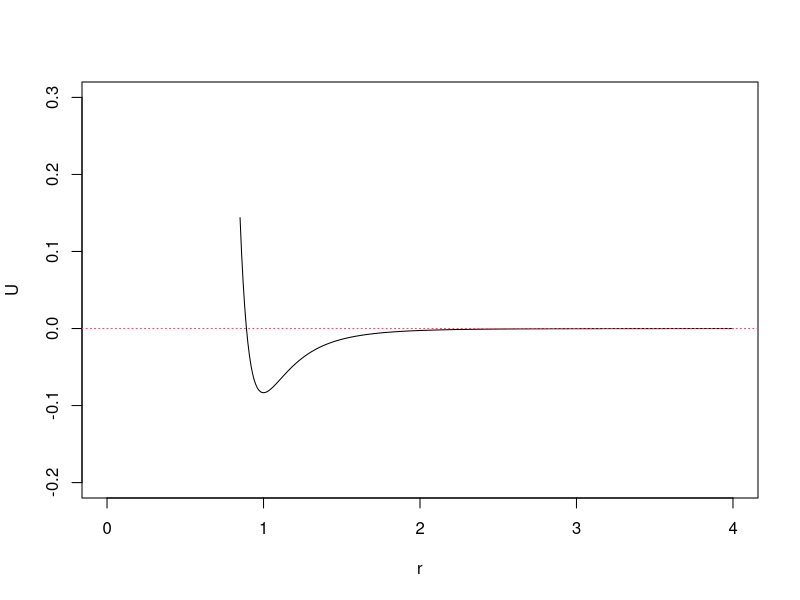
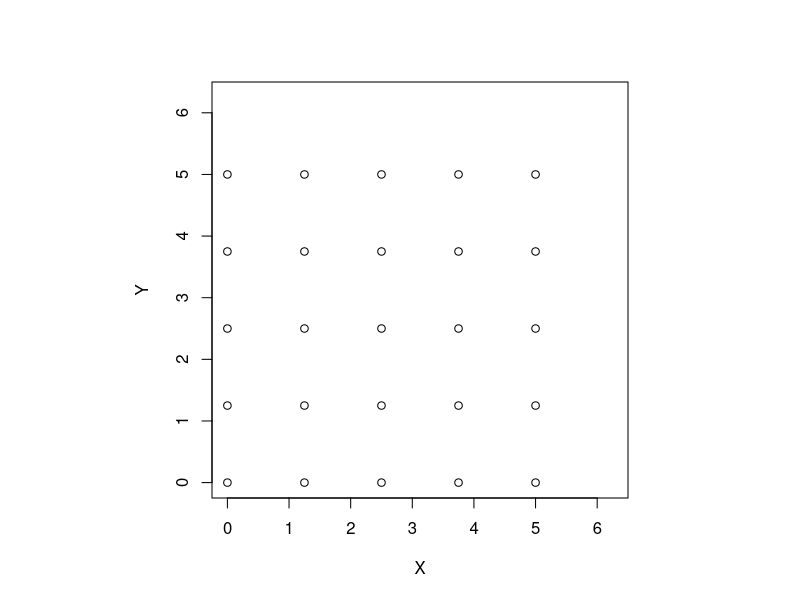
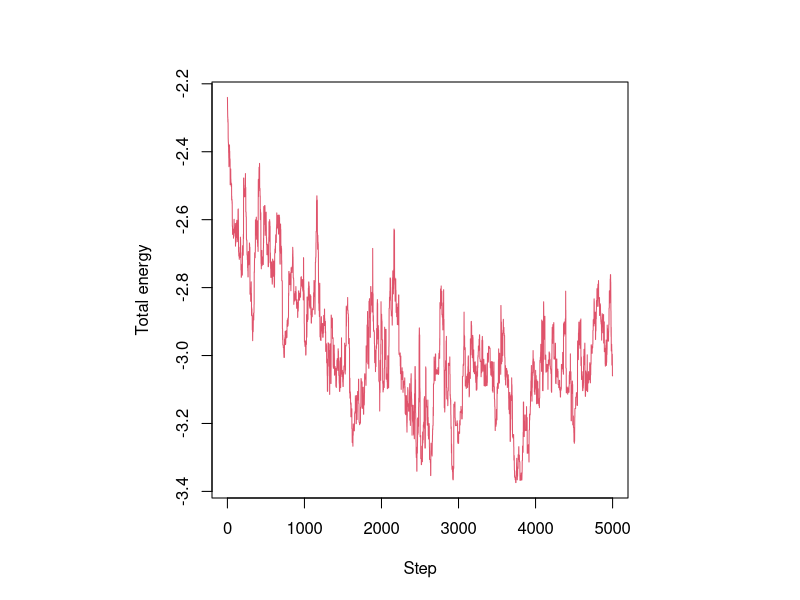
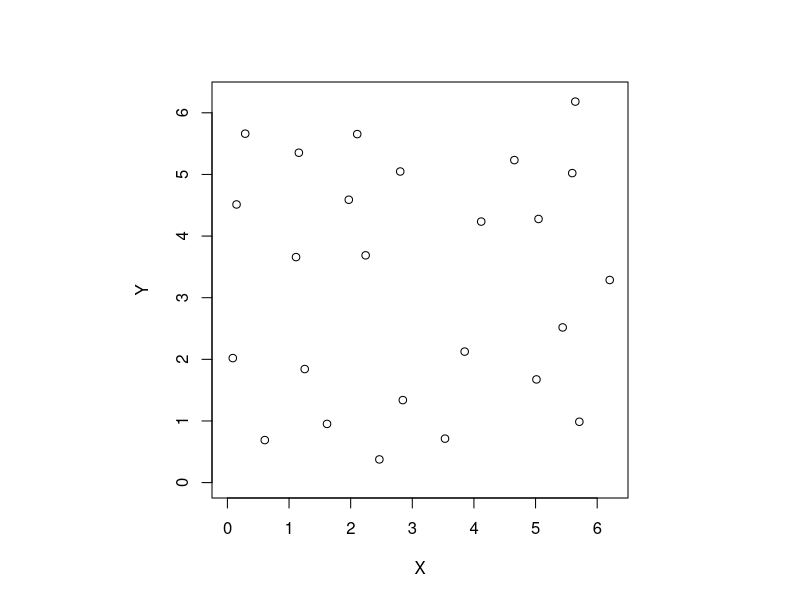
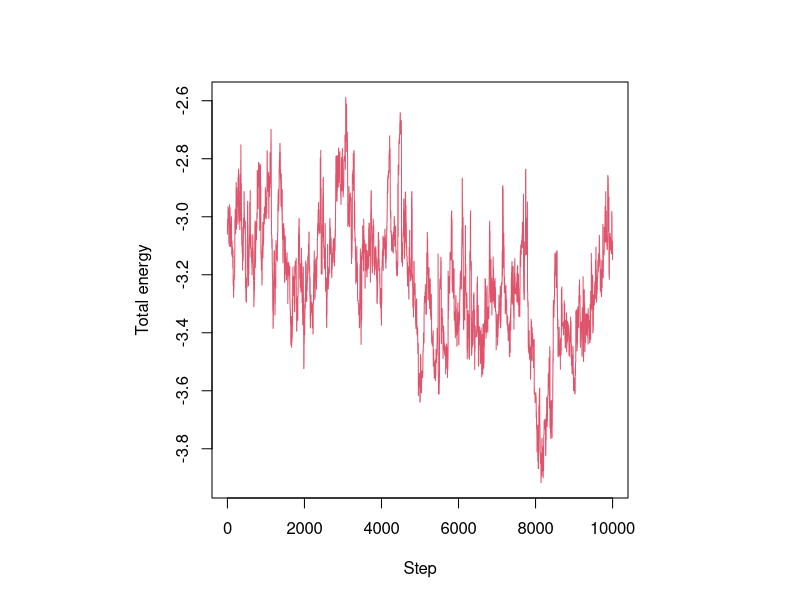
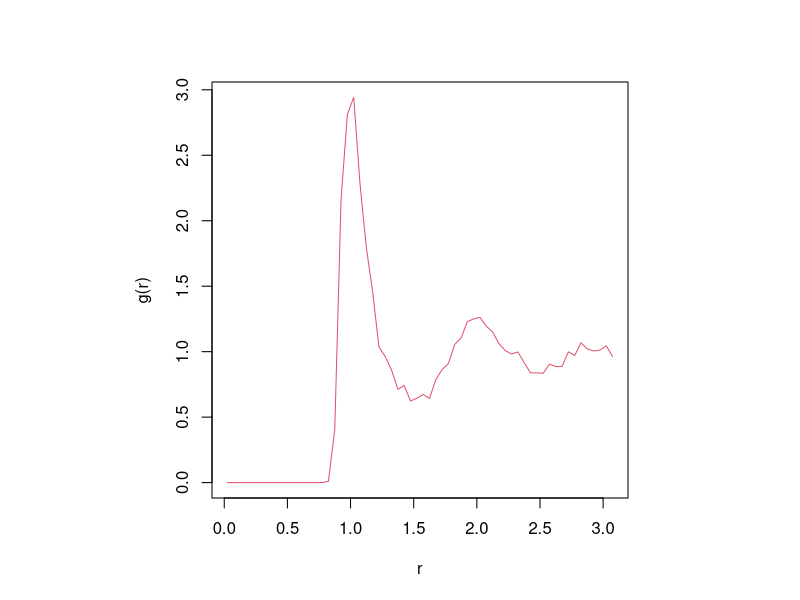

The R script that drew these images, in order:
## ---- chunk 1
# Lennard-Jones potential, as a function of r squared (avoids a sqrt)
potential <- function(r2) {
  r6 <- r2^3
  1 / (12 * r6 * r6) - 1 / (6 * r6)
}

r_all <- seq(0.85, 4, by = 0.01)
plot(r_all, potential(r_all^2), type = "l", xlab = "r", ylab = "U",
     xlim = c(0, 4), ylim = c(-0.2, 0.3))
abline(h = 0, lty = 3, col = 2)
## ---- chunk 2
# pairwise potential between particles i and j, minimum image convention
potential_ij <- function(xi, xj, a) {
  dx <- xi - xj
  dx <- dx - round(dx / a) * a            # nearest periodic image
  potential(sum(dx * dx))
}

# total potential energy over all pairs
potential_tot <- function(x_all, a) {
  ntot <- length(x_all) / 2; p_tot <- 0
  for (i in 1:(ntot - 1)) {
    xi <- x_all[(2 * i - 1):(2 * i)]
    for (j in (i + 1):ntot) {
      xj <- x_all[(2 * j - 1):(2 * j)]
      p_tot <- p_tot + potential_ij(xi, xj, a)
    }
  }
  p_tot
}
## ---- chunk 3
# energy change from moving particle i to x_new (only its terms change)
dp <- function(x_all, a, x_new, i) {
  xi <- x_all[(2 * i - 1):(2 * i)]
  ntot <- length(x_all) / 2; p_old <- 0; p_new <- 0
  for (j in 1:ntot) {
    if (j != i) {
      xj <- x_all[(2 * j - 1):(2 * j)]
      p_old <- p_old + potential_ij(xi, xj, a)
      p_new <- p_new + potential_ij(x_new, xj, a)
    }
  }
  p_new - p_old
}
## ---- chunk 4
#| fig-width: 4.2
#| fig-height: 4.2
#| out-width: "50%"
# initial configuration: 25 particles on a grid
set.seed(10)
ntot <- 25; a <- 6.25
grid_pts <- seq(0, 5, by = 1.25)
mat_xy <- as.matrix(expand.grid(grid_pts, grid_pts))
x0 <- c(t(mat_xy))                                  # flat (x1, y1, x2, y2, ...)
xy0 <- matrix(x0, ncol = 2, byrow = TRUE)
par(pty = "s")
plot(xy0[, 1], xy0[, 2], pch = 1, xlab = "X", ylab = "Y", xlim = c(0, a), ylim = c(0, a))
potential_tot(x0, a)                                # initial energy
## ---- chunk 5
# Metropolis-Hastings sampler with local moves
metropolis_particle <- function(ntot, cal_e, cal_de, x0, dxmax, nstep, temp, a) {
  x <- matrix(0, nstep + 1, 2 * ntot); e <- numeric(nstep + 1)
  x[1, ] <- x0; e[1] <- cal_e(x0, a); num_accept <- 0
  for (i in 1:nstep) {
    k <- sample(ntot, 1)                             # random particle
    x_new <- x[i, (2 * k - 1):(2 * k)] + runif(2, -dxmax, dxmax)
    x_new <- x_new - floor(x_new / a) * a            # periodic boundary
    de <- cal_de(x[i, ], a, x_new, k)
    if (de < 0 || runif(1) < exp(-de / temp)) {
      x[i + 1, ] <- x[i, ]; x[i + 1, (2 * k - 1):(2 * k)] <- x_new
      e[i + 1] <- e[i] + de; num_accept <- num_accept + 1
    } else { x[i + 1, ] <- x[i, ]; e[i + 1] <- e[i] }
  }
  cat("acceptance rate =", num_accept / nstep, "\n")
  list(x = x, e = e)
}
## ---- chunk 6
set.seed(10)
dxmax <- 0.25; temp <- 0.05
res_init <- metropolis_particle(ntot, potential_tot, dp, x0, dxmax, nstep = 5000, temp, a)
plot(0:5000, res_init$e, type = "l", col = 2, xlab = "Step", ylab = "Total energy")
x1 <- res_init$x[5001, ]
## ---- chunk 7
#| fig-width: 4.2
#| fig-height: 4.2
#| out-width: "50%"
# configuration after equilibration
xy1 <- matrix(x1, ncol = 2, byrow = TRUE)
par(pty = "s")
plot(xy1[, 1], xy1[, 2], pch = 1, xlab = "X", ylab = "Y", xlim = c(0, a), ylim = c(0, a))
## ---- chunk 8
# second phase: sampling for the radial distribution function
res_final <- metropolis_particle(ntot, potential_tot, dp, x1, dxmax, nstep = 10000, temp, a)
plot(0:10000, res_final$e, type = "l", col = 2, xlab = "Step", ylab = "Total energy")
## ---- chunk 9
# radial distribution function, averaged over sampled configurations
cal_rdf <- function(ntot, results, a, dr) {
  nt_all <- nrow(results)
  r_all <- seq(dr, a / 2, by = dr); nr <- length(r_all)
  counts <- numeric(nr)
  for (nt in 1:nt_all) {
    xy <- matrix(results[nt, ], ncol = 2, byrow = TRUE)
    dx <- outer(xy[, 1], xy[, 1], "-"); dx <- dx - round(dx / a) * a   # minimum image
    dy <- outer(xy[, 2], xy[, 2], "-"); dy <- dy - round(dy / a) * a
    rij <- sqrt(dx^2 + dy^2); diag(rij) <- NA           # exclude self-pairs
    ind <- ceiling(rij / dr)
    keep <- !is.na(ind) & ind <= nr
    counts <- counts + tabulate(ind[keep], nbins = nr)
  }
  r_mean <- r_all - 0.5 * dr
  rho <- counts / nt_all / ntot / (2 * pi * dr * r_mean)
  list(r = r_mean, rdf = rho / (ntot / a^2))            # normalize by bulk density
}

res_rdf <- cal_rdf(ntot, res_final$x[seq(1, 10001, by = 20), ], a, dr = 0.05)
plot(res_rdf$r, res_rdf$rdf, type = "l", col = 2, xlab = "r", ylab = "g(r)")
